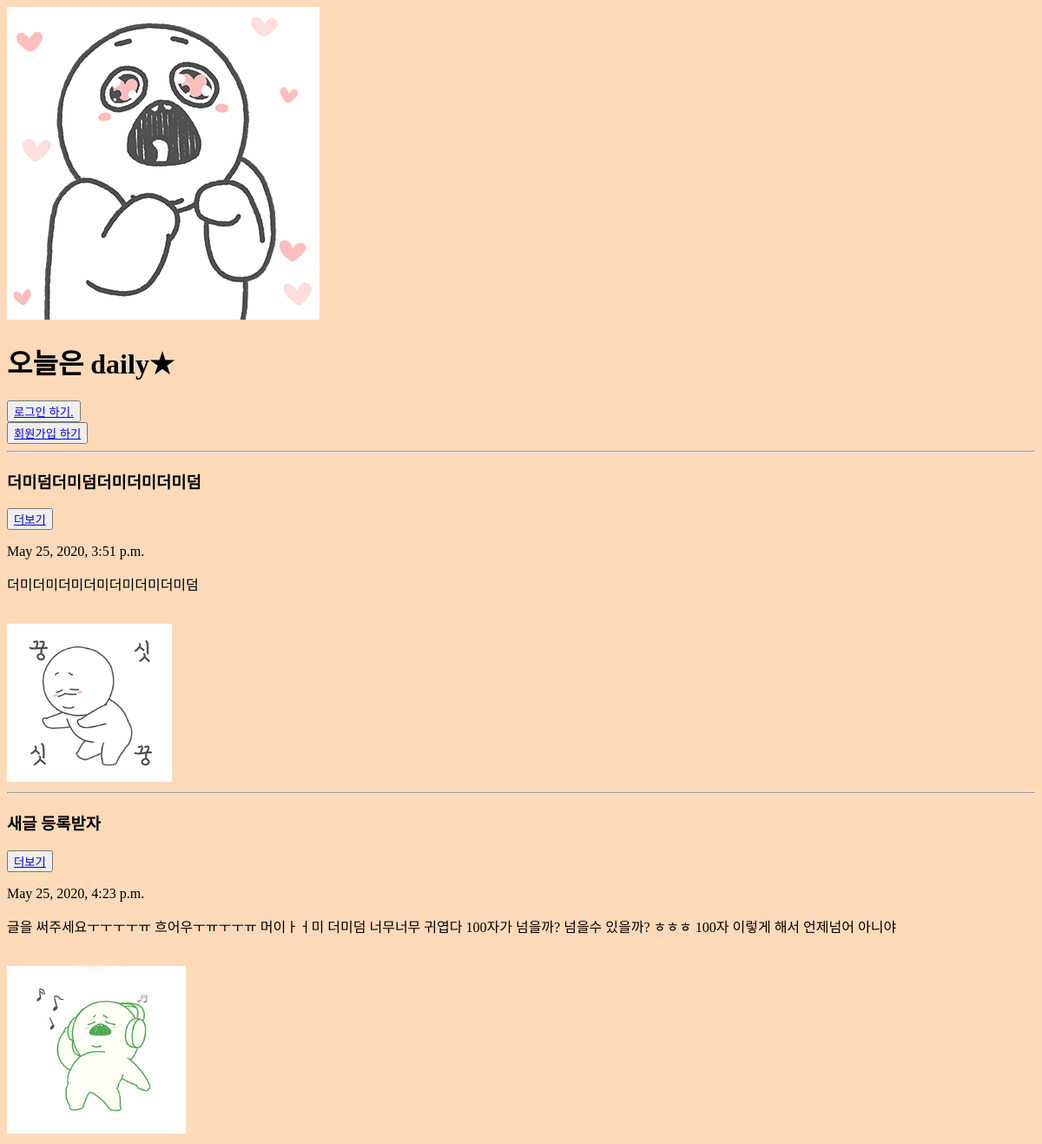
/, run on an earlier commit of the app's database.
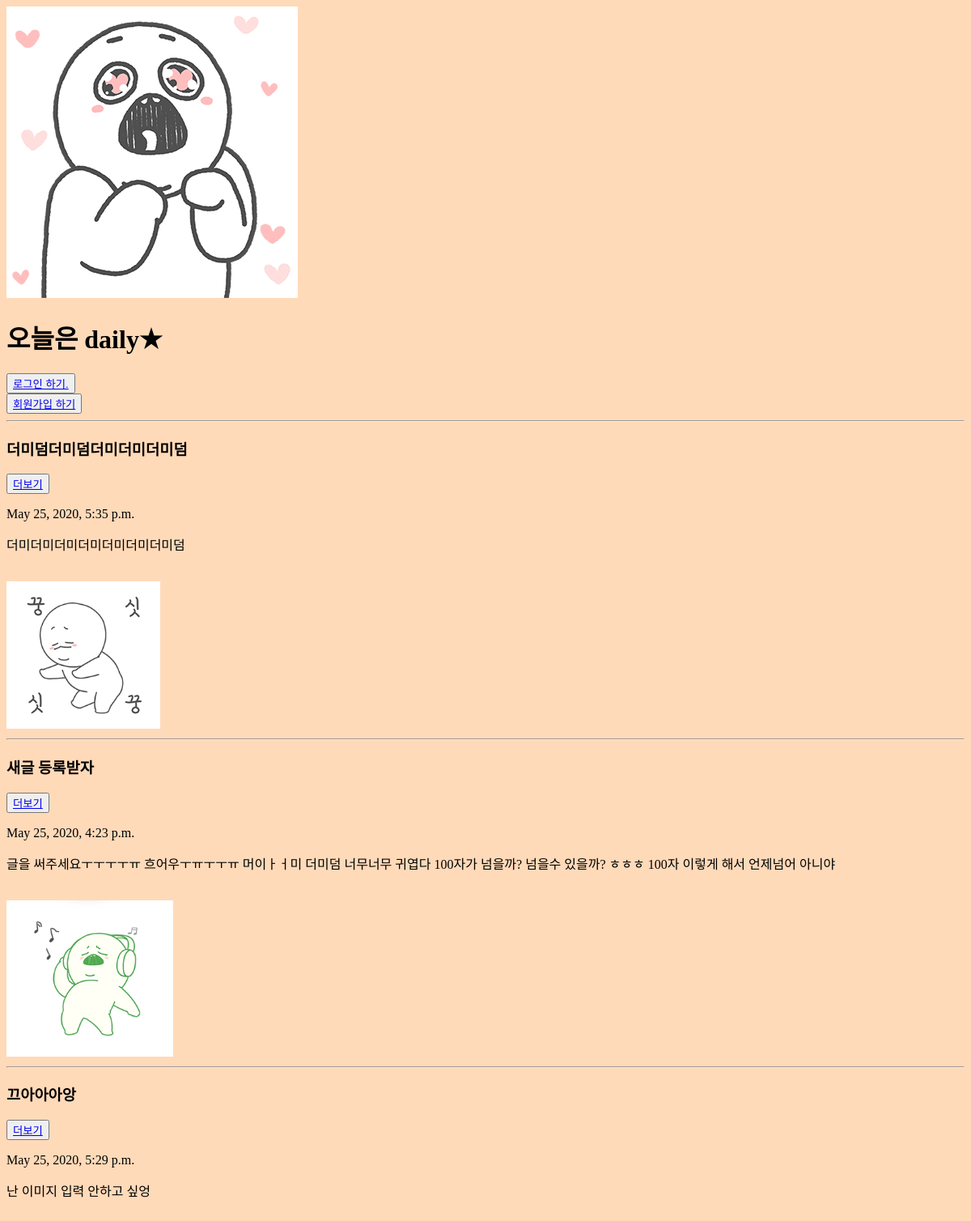
And on a later commit of the database.
### Blog/models.py (models this page shows)
class Blog_m(models.Model):
    title = models.CharField(max_length = 200)
    pub_date = models.DateTimeField()
    body = models.TextField()
    image = models.ImageField(upload_to = 'blog/', blank = True, null = True)
    def __str__(self):
        return self.title
    def summary(self):
        return self.body[:100]

### Blog/views.py (the view)
# urls.py: path('', Blog.views.begin, name="begin"),
def begin(request):
    writings = Blog_m.objects.all() # writings란 변수에 우리가 만든 table의 모든 객체들 저장.
    return render(request, 'begin.html', {'writings':writings})

### Blog/templates/begin.html (shortened to what this page needs)
<!DOCTYPE html>
<html lang="en">
<head>
</head>
<body>
    {%load static%}
    <img src="{% static '더미덤5.gif'%}" alt="">
    <h1 >오늘은 daily★</h1>
    {% if user.is_authenticated %}
    <button class = 'title' ><a href="{%url 'new'%}">새글 등록하기</a></button>
    <button><a href="{%url 'logout'%}">로그아웃 하기</a></button>
    <h3>반갑습니다. {{user.username}}님</h3>
    <h5>{{user.birthday}}</h5>
    <h5>{{user.gender}}</h5>
    {%else%}
    <button class = 'title '><a href="{%url 'login'%}">로그인 하기.</a></button>
    <button><a href="{%url 'signup'%}">회원가입 하기</a></button>
    {%endif%}
    <br>
    {%for writing in writings %}
    <hr>
    <h3>{{writing.title}}</h3>
    <button class = 'title'><a href="{%url 'detail' writing.id%}">더보기</a></button>
    <p>{{writing.pub_date}}</p>
    <p>{{writing.summary}}</p>
    <br>
    {%if writing.image%}
        <img src="{{writing.image.url}}" alt="">
    {%endif%}
    {% endfor %}
</body>
</html>

### Blog/templates/begin.html (style rules this page uses)
body { background-color: peachpuff; }
.title { display: flex; }

What changed in the data, as far as the page shows it:
changed Blog_m "더미덤더미덤더미더미더미덤": pub_date "May 25, 2020, 3:51 p.m." → "May 25, 2020, 5:35 p.m."
added Blog_m: title "끄아아아앙", pub_date "May 25, 2020, 5:29 p.m.", summary "난 이미지 입력 안하고 싶엉"
